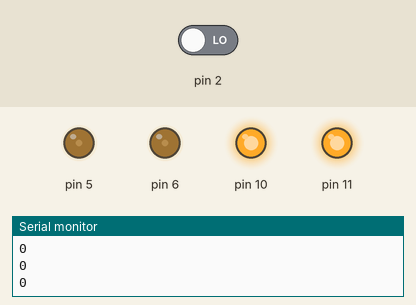
The sketch below on a simulated Arduino Uno, built with avr-gcc and run on an emulated ATmega328P. Parts: output pins drawn as LEDs (lit = HIGH), the last lines printed to the serial monitor. The inputs (shaded band) are chosen by the test bench; at power-on: pin 2 LOW.

Above: at 1.2 s.
1.3 s: pin 2 driven HIGH
At 1.8 s:
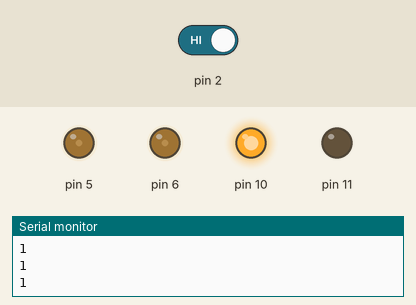
2.8 s: pin 2 driven LOW
At 3.1 s:
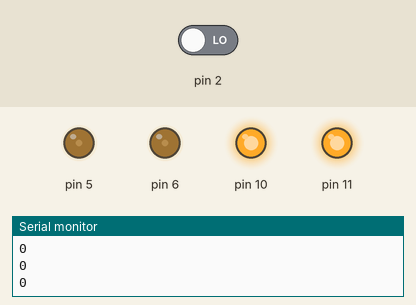
Timing chart, 0 to 5.8 s (numbered marks = the images above; inputs shaded):
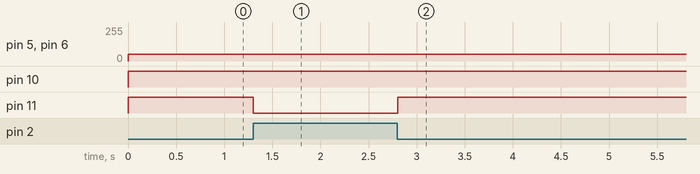

The sketch:

1_LineTracingSensor.ino
```cpp
int IRValue;

void setup()
{
  pinMode(2, INPUT);
  Serial.begin(9600);

  pinMode(5, OUTPUT);
 pinMode(10, OUTPUT);
  pinMode(6, OUTPUT);
 pinMode(11, OUTPUT);
}


void loop()
{
  IRValue = digitalRead(2);
  Serial.println(IRValue);
  if (IRValue == true) {
    analogWrite(5, 50);
    digitalWrite(10,HIGH);
    analogWrite(6, 50);
    digitalWrite(11,LOW);

  } else {
    analogWrite(5, 50);
    digitalWrite(10,HIGH);
    analogWrite(6, 50);
    digitalWrite(11,HIGH);

  }
  delay(100);

}
```

Measured:
- after the input at 1.3 s, pin 11: HIGH → LOW at once
- after the input at 2.8 s, pin 11: LOW → HIGH at once
